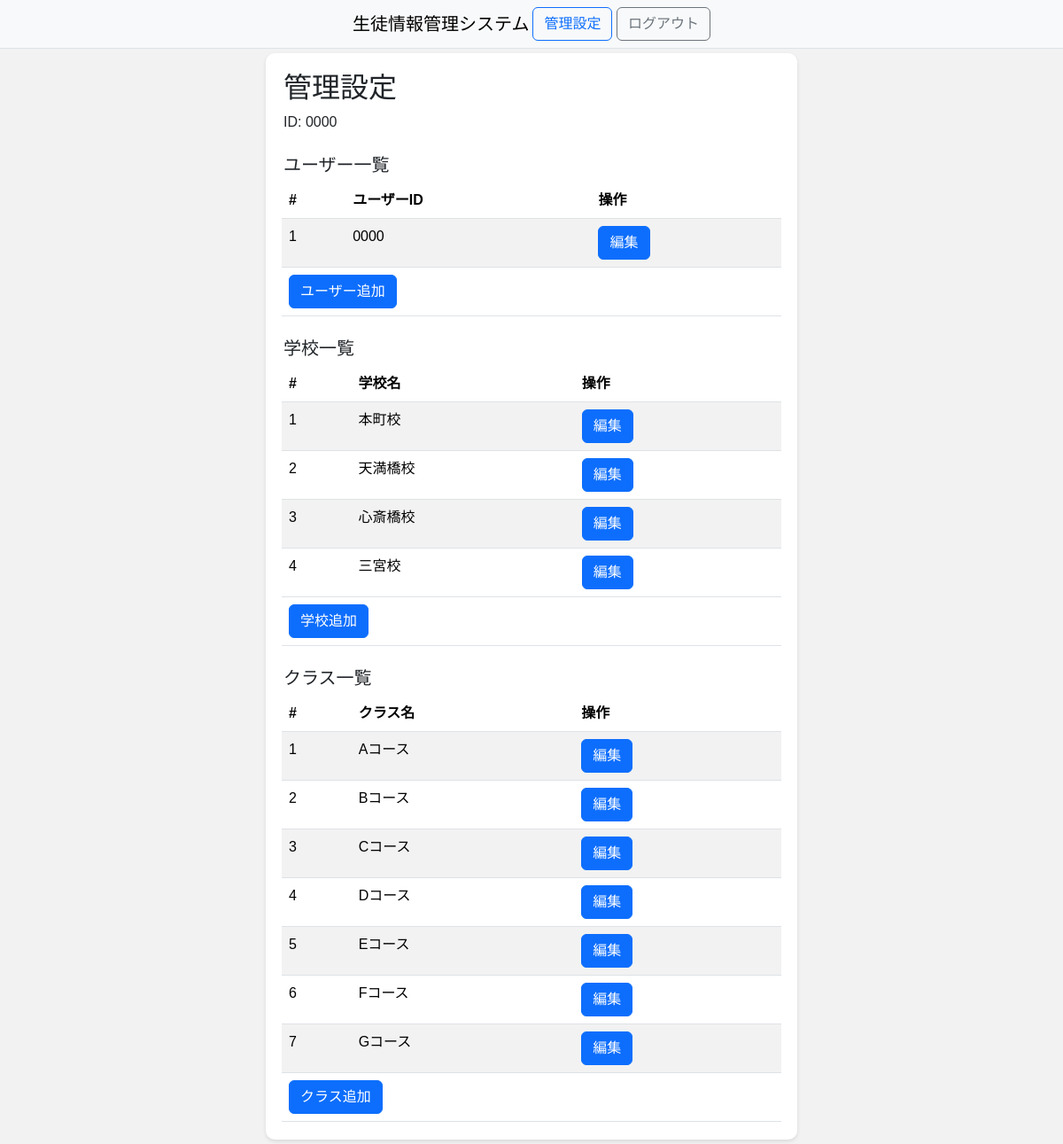
The app's page /admin_panel (signed in) with its own data.
### SIMS/models/__init__.py (models this page shows, shortened)
class BaseMixin(db.Model):
    __abstract__ = True
    id = Column(Integer, primary_key=True, autoincrement=True)
    @classmethod
    def get_all(cls, **kwargs):
        if not kwargs:
            all_data = cls.query.all()
        else:
            all_data = cls.query.filter_by(**kwargs).all()
        if all_data is None:
            return None
        return [data.to_dict() for data in all_data]
    @classmethod
    def get_one(cls, **kwargs):
        data = cls.query.filter_by(**kwargs).first()
        if data is None:
            return None
        return data.to_dict()
    def to_dict(self):
        dic = self.__dict__.copy()
        if '_sa_instance_state' in dic:
            del dic['_sa_instance_state']
        return dic

class User(BaseMixin, UserMixin):
    __tablename__ = 'user'
    id = Column(Integer, primary_key=True, autoincrement=True)
    user_id = Column(String(64))
    password = Column(String(64))

class School(BaseMixin):
    __tablename__ = 'school'
    id = Column(Integer, primary_key=True, autoincrement=True)
    name = Column(String(64))

class Class(BaseMixin):
    __tablename__ = 'class'
    id = Column(Integer, primary_key=True, autoincrement=True)
    name = Column(String(64))

### SIMS/views/admin_panel.py (the view)
@bp.route('/admin_panel', methods=['GET', 'POST'])
@login_required
def admin_panel():
    if request.method == 'GET':
        schools = School.get_all()
        classes = Class.get_all()
        users = User.get_all()
        return render_template('admin_panel.html', schools=schools, classes=classes, users=users)
    elif request.method == 'POST':
        type = request.form.get('type')
        pass

### SIMS/user_auth.py (called while the page is built)
    @login_manager.user_loader
    def load_user(user_id):
        return User.query.get(user_id)

### SIMS/templates/admin_panel.html (shortened to what this page needs)
{% set subTitle = '管理設定' %}
{% extends 'layout.html' %}
{% block contents %}
<link rel="stylesheet" href="{{ url_for('static', filename='css/admin_panel.css') }}"></link>
{{ super() }}
<div class="container">
    <h2>管理設定</h2>
    <p>ID: {{ current_user.get_one()['user_id'] }}</p>
    <div class="row g-1 mt-3">
        <div class="col-auto">
            <h5 class="pt-1">ユーザー一覧</h5>
        </div>
    </div>
    <div class="row g-1">
        <table id="user-table" class="table table-striped table-hover mb-0">
            <thead>
                <tr>
                    <th>#</th>
                    <th>ユーザーID</th>
                    <th>操作</th>
                </tr>
            </thead>
            <tbody>
                {% for user in users %}
                <tr>
                    <td>{{ user.id }}</td>
                    <td>{{ user.user_id }}</td>
                    <td>
                        {% set onclick = 'editUser(' ~ user.id ~ ',"' ~ user.user_id ~ '","' ~ user.password ~ '")' %}
                        <button class="btn btn-primary" name="edit-user" onclick="{{ onclick }}">編集</button>
                    </td>
                </tr>
                {% endfor %}
            </tbody>
            <tfoot>
                <tr>
                    <td colspan="3">
                        <button name="add-user" class="btn btn-primary" onclick="editUser()">ユーザー追加</button>
                    </td>
                </tr>
            </tfoot>
        </table>
    </div>
    <div class="row g-1 mt-3">
        <div class="col-auto">
            <h5 class="pt-1">学校一覧</h5>
        </div>
    </div>
    <div class="row g-1">
        <table id="school-table" class="table table-striped table-hover mb-0">
            <thead>
                <tr>
                    <th>#</th>
                    <th>学校名</th>
                    <th>操作</th>
                </tr>
            </thead>
            <tbody>
                {% for school in schools %}
                <tr>
                    <td>{{ school.id }}</td>
                    <td>{{ school.name }}</td>
                    <td>
                        {% set onclick = 'editSchool(' ~ school.id ~ ',"' ~ school.name ~ '")' %}
                        <button class="btn btn-primary" name="edit-school" onclick="{{ onclick }}">編集</button>
                    </td>
                </tr>
                {% endfor %}
            </tbody>
            <tfoot>
                <tr>
                    <td colspan="3">
                        <button name="add-school" class="btn btn-primary" onclick="editSchool()">学校追加</button>
                    </td>
                </tr>
            </tfoot>
        </table>
    </div>
    <div class="row g-1 mt-3">
        <div class="col-auto">
            <h5 class="pt-1">クラス一覧</h5>
        </div>
    </div>
    <div class="row g-1">
        <table id="class-table" class="table table-striped table-hover mb-0">
            <thead>
                <tr>
                    <th>#</th>
                    <th>クラス名</th>
                    <th>操作</th>
                </tr>
            </thead>
            <tbody>
                {% for cls in classes %}
                <tr>
                    <td>{{ cls.id }}</td>
                    <td>{{ cls.name }}</td>
                    <td>
                        {% set onclick = 'editClass(' ~ cls.id ~ ',"' ~ cls.name ~ '")' %}
                        <button class="btn btn-primary" name="edit-class" onclick="{{ onclick }}">編集</button>
                    </td>
                </tr>
                {% endfor %}
            </tbody>
            <tfoot>
                <tr>
                    <td colspan="3">
                        <button name="add-class" class="btn btn-primary" onclick="editClass()">クラス追加</button>
                    </td>
                </tr>
            </tfoot>
        </table>
    </div>
</div>
{% endblock %}

### SIMS/templates/layout.html (shortened to what this page needs)
{% set title = '生徒情報管理システム' %}
<!DOCTYPE html>
<html lang="ja">
<head>
    <link rel="stylesheet" href="https://cdn.jsdelivr.net/npm/bootstrap@5.3.2/dist/css/bootstrap.min.css">
    <link rel="stylesheet" href="https://cdnjs.cloudflare.com/ajax/libs/font-awesome/6.5.1/css/all.min.css"></link>
    <link rel="stylesheet" href="{{ url_for('static', filename='css/common.css') }}"></link>
</head>
<body>
    {% block contents %}
    {% include 'navbar.html' %}
    {% endblock %}
</body>
</html>

### SIMS/templates/navbar.html (shortened to what this page needs)
<header class="container-fluid sticky-top border-bottom border-body bg-body-tertiary">
    <nav class="container-sm navbar navbar-expand-sm mx-auto flex-row justify-content-center" >
        <div>
            <a class="navbar-brand me-1" href="/">{{ title }}</a>
        </div>
        <div>
            <div class="collapse navbar-collapse row g-1" id="navbarContent">
                {% if current_user.is_authenticated %}
                <div class="col-auto">
                    <button class="btn btn-outline-primary" type="button" onclick="location.href='/admin_panel'">管理設定</button>
                    <button class="btn btn-outline-secondary" type="button" onclick="location.href='/logout'">ログアウト</button>
                </div>
                {% endif %}
            </div>
        </div>
    </nav>
</header>

### SIMS/static/css/admin_panel.css (style rules this page uses)
body { font-family: Arial, sans-serif; background-color: #f2f2f2; }
:not(header) > .container { max-width: 600px; margin: 5px auto; padding: 20px; background-color: #ffffff; border-radius: 10px; box-shadow: 0 2px 4px rgba(0, 0, 0, 0.1); }

### records on screen
User: user "0000", id "1", user_id "0000"
School: id "1", name "本町校"
School: id "2", name "天満橋校"
School: id "3", name "心斎橋校"
School: id "4", name "三宮校"
Class: id "1", name "Aコース"
Class: id "2", name "Bコース"
Class: id "3", name "Cコース"
Class: id "4", name "Dコース"
Class: id "5", name "Eコース"
Class: id "6", name "Fコース"
Class: id "7", name "Gコース"

### other values on screen
{{ title }} "生徒情報管理システム"
